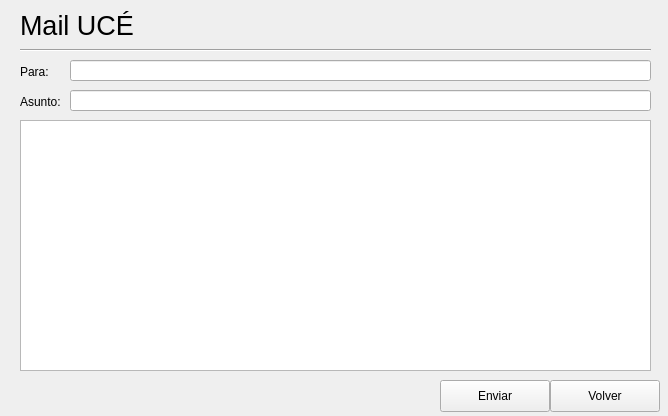
<?xml version="1.0" encoding="UTF-8"?>
<ui version="4.0">
 <class>Form</class>
 <widget class="QWidget" name="Form">
  <property name="geometry">
   <rect>
    <x>0</x>
    <y>0</y>
    <width>668</width>
    <height>416</height>
   </rect>
  </property>
  <property name="windowTitle">
   <string>Mail UCÉ - Redactar</string>
  </property>
  <widget class="Line" name="line">
   <property name="geometry">
    <rect>
     <x>20</x>
     <y>40</y>
     <width>631</width>
     <height>20</height>
    </rect>
   </property>
   <property name="orientation">
    <enum>Qt::Horizontal</enum>
   </property>
  </widget>
  <widget class="QLabel" name="label">
   <property name="geometry">
    <rect>
     <x>20</x>
     <y>10</y>
     <width>381</width>
     <height>31</height>
    </rect>
   </property>
   <property name="font">
    <font>
     <pointsize>20</pointsize>
    </font>
   </property>
   <property name="text">
    <string>Mail UCÉ</string>
   </property>
  </widget>
  <widget class="QLabel" name="label_2">
   <property name="geometry">
    <rect>
     <x>20</x>
     <y>65</y>
     <width>56</width>
     <height>13</height>
    </rect>
   </property>
   <property name="text">
    <string>Para:</string>
   </property>
  </widget>
  <widget class="QLineEdit" name="recipientsLineEdit">
   <property name="geometry">
    <rect>
     <x>70</x>
     <y>60</y>
     <width>581</width>
     <height>21</height>
    </rect>
   </property>
  </widget>
  <widget class="QTextEdit" name="bodyTextEdit">
   <property name="geometry">
    <rect>
     <x>20</x>
     <y>120</y>
     <width>631</width>
     <height>251</height>
    </rect>
   </property>
  </widget>
  <widget class="QPushButton" name="sendButton">
   <property name="geometry">
    <rect>
     <x>440</x>
     <y>380</y>
     <width>110</width>
     <height>32</height>
    </rect>
   </property>
   <property name="text">
    <string>Enviar</string>
   </property>
  </widget>
  <widget class="QLabel" name="label_3">
   <property name="geometry">
    <rect>
     <x>20</x>
     <y>95</y>
     <width>56</width>
     <height>13</height>
    </rect>
   </property>
   <property name="text">
    <string>Asunto:</string>
   </property>
  </widget>
  <widget class="QLineEdit" name="subjectLineEdit">
   <property name="geometry">
    <rect>
     <x>70</x>
     <y>90</y>
     <width>581</width>
     <height>21</height>
    </rect>
   </property>
  </widget>
  <widget class="QPushButton" name="backButton">
   <property name="geometry">
    <rect>
     <x>550</x>
     <y>380</y>
     <width>110</width>
     <height>32</height>
    </rect>
   </property>
   <property name="text">
    <string>Volver</string>
   </property>
  </widget>
 </widget>
 <resources/>
 <connections/>
</ui>
